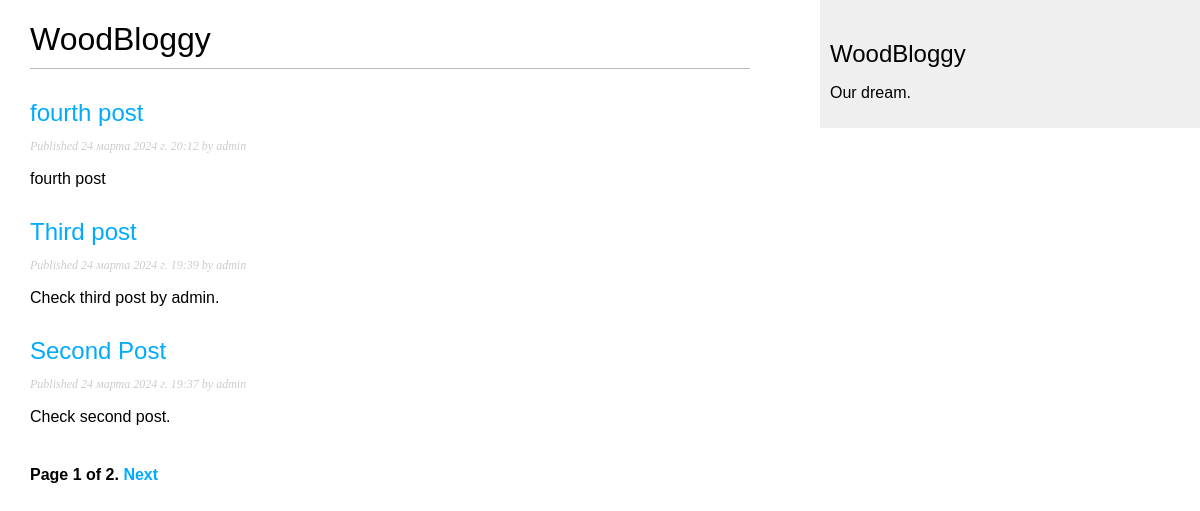
Screenshot of /blog/ with the database file from the repository.
### blog/models.py (models this page shows, shortened)
class Post(models.Model):
    class Status(models.TextChoices):
        DRAFT = 'DF', 'Draft'
        PUBLISHED = 'PB', 'Published'
    title = models.CharField(max_length=250)
    slug = models.SlugField(max_length=250, unique_for_date='publish')
    author = models.ForeignKey(User,
                               on_delete=models.CASCADE,
                               related_name='blog_posts')
    body = models.TextField()
    publish = models.DateTimeField(default=timezone.now)
    created = models.DateTimeField(auto_now_add=True)
    updated = models.DateTimeField(auto_now=True)
    status = models.CharField(max_length=2,
                              choices=Status.choices,
                              default=Status.DRAFT)
    objects = models.Manager()
    published = PublishedManager()
    class Meta:
        ordering = ['-publish']
        indexes = [
            models.Index(fields=['-publish']),
        ]
    def get_absolute_url(self):
        return reverse('blog:post_detail',
                       args=[self.publish.year,
                             self.publish.month,
                             self.publish.day,
                             self.slug])

### blog/views.py (the view)
# urls.py: path('', views.post_list, name='post_list'),
def post_list(request):
    posts = Post.published.all()
    paginator = Paginator(posts, 3)
    page_number = request.GET.get('page', 1)
    try:
        posts = paginator.page(page_number)
    except PageNotAnInteger:
        posts = paginator.page(1)
    except EmptyPage:
        posts = paginator.page(paginator.num_pages)
    return render(request, 'blog/post/list.html', {'posts': posts})

### blog/models.py (called while the page is built)
    def get_queryset(self):
        return super().get_queryset()\
            .filter(status=Post.Status.PUBLISHED)

### blog/templates/blog/post/list.html (shortened to what this page needs)
{% extends "blog/base.html" %}
{% block content %}
<h1>WoodBloggy</h1>
{% for post in posts %}
    <h2>
        <a href="{{ post.get_absolute_url }}">
        {{ post.title }}
        </a>
    </h2>
    <p class="date">
    Published {{ post.publish }} by {{ post.author }}
    </p>
    {{ post.body|truncatewords:30|linebreaks }}
{% endfor %}
{% include "pagination.html" with page=posts %}
{% endblock %}

### blog/static/css/blog.css (style rules this page uses)
body { margin:0; padding:0; font-family:helvetica, sans-serif; }
a { color:#00abff; text-decoration:none; }
h1 { font-weight:normal; border-bottom:1px solid #bbb; padding:0 0 10px 0; }
h2 { font-weight:normal; margin:30px 0 0; }
p.date { color:#ccc; font-family: georgia, serif; font-size: 12px; font-style: italic; }

### rows the page displays
Post: title "fourth post", publish "24 марта 2024 г. 20:12", author "admin", body "fourth post"
Post: title "Third post", publish "24 марта 2024 г. 19:39", author "admin", body "Check third post by admin."
Post: title "Second Post", publish "24 марта 2024 г. 19:37", author "admin", body "Check second post."

### other values shown
{{ page.number }} "1"
{{ page.paginator.num_pages }} "2"
